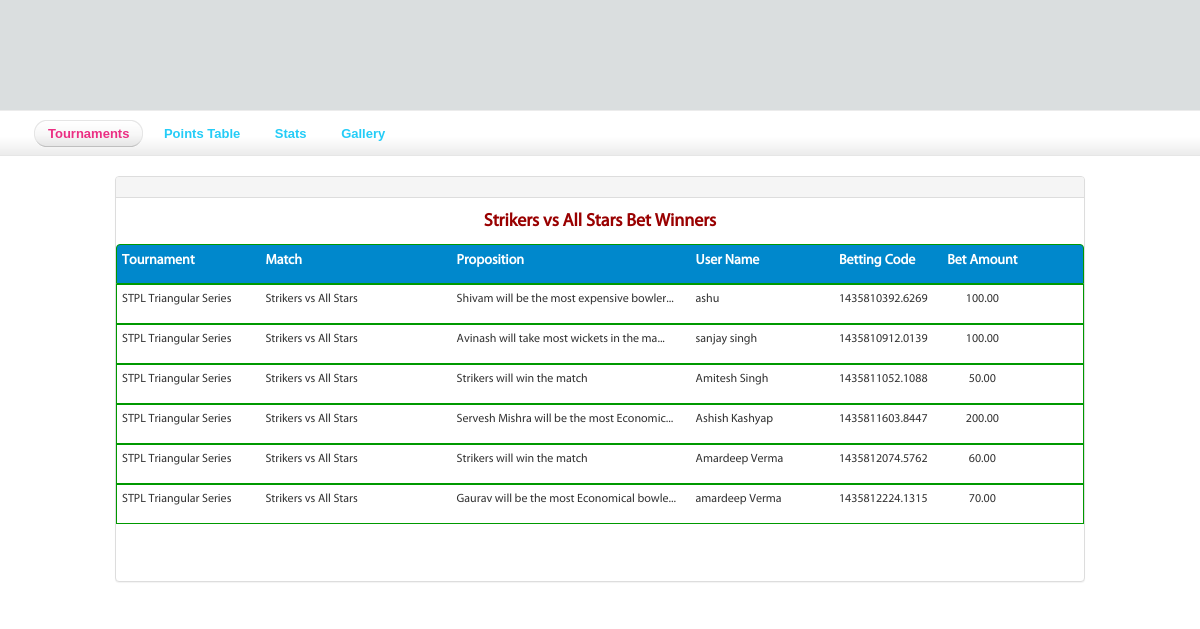
Screenshot of /index.php/propositions/viewResult with the database file from the repository.
### tables this page shows
CREATE TABLE `propositions` (
  `id` int(11) NOT NULL auto_increment,
  `tournament_id` int(11) NOT NULL,
  `match_id` int(11) NOT NULL,
  `tournament_name` varchar(255) NOT NULL,
  `match_name` varchar(255) NOT NULL,
  `proposition_title` varchar(255) NOT NULL,
  `status` int(1) NOT NULL,
  `created_at` datetime NOT NULL,
  `updated_at` datetime NOT NULL,
  PRIMARY KEY  (`id`)
);

CREATE TABLE `bet_result` (
  `id` int(11) NOT NULL auto_increment,
  `tournament_id` int(11) NOT NULL,
  `match_id` int(11) NOT NULL,
  `proposition_id` int(11) NOT NULL,
  `bet_id` int(11) NOT NULL,
  `bet_as` int(1) NOT NULL,
  `bet_result` int(1) NOT NULL,
  `status` int(1) NOT NULL,
  `created_at` datetime NOT NULL,
  `updated_at` datetime NOT NULL,
  PRIMARY KEY  (`id`)
);

CREATE TABLE `user_bets` (
  `id` int(11) NOT NULL auto_increment,
  `bet_id` int(11) NOT NULL,
  `user_name` varchar(255) NOT NULL,
  `bet_as` int(1) NOT NULL,
  `bet_amount` decimal(6,2) NOT NULL,
  `user_email` varchar(255) NOT NULL,
  `betting_code` varchar(255) NOT NULL,
  `status` int(1) NOT NULL,
  `created_at` datetime NOT NULL,
  `updated_as` datetime NOT NULL,
  PRIMARY KEY  (`id`)
);

### application/controllers/propositions.php (called while the page is built, shortened)
<?php
class Propositions extends CI_Controller
{
	public function __construct()
	{
		$this->load->model(array('login_model', 'common_model', 'users_model', 'template_model', 'opadmin_model', 'opsetting_model'));
        $this->load->library(array('session', 'form_validation'));
		$this->load->helper(array('form', 'url', 'captcha', 'common'));
	}
	function viewResult()
	{
		$result=$this->db->query("Select br.*, p.tournament_name, p.proposition_title, p.match_name, ub.user_name, ub.betting_code, ub.bet_amount from bet_result br
								  Left Join propositions p on p.id=br.proposition_id
								  Left join user_bets ub on ub.id=br.bet_id where br.tournament_id=1 and br.match_id=1 ")->result();
				$this->data['data']=$result;
				$this->load->view('header');
               	$this->load->view('viewResult',$this->data);
	}
}

### index.php (called while the page is built, shortened)
<?php
require_once BASEPATH.'core/CodeIgniter.php';
function displayText($str,$len,$stripTagFlag=false){
		if(!$stripTagFlag) $str = strip_tags($str);
		return (strlen($str)>$len ? substr($str,0,$len).'...' :$str);
	}

### application/views/viewResult.php (the view, shortened to what this page needs)
<div class="container">
	<div class="row" >
		<div class="col-md-10 col-md-offset-1" style="margin-left:0px; width:100%">
			<div class="panel panel-default">
				<div class="panel-heading">
                                </div>
				<div class="panel-body" style="padding:0px">
                                     <div class="adminAddWrap">
            	<div class="tablWrap">
    <form name="frm_view" id="frm_view" action="" method="post">
    <div style="text-align:center; font-weight:bold; font-size:18px; padding:10px; color:#990000"><?php echo $data[0]->match_name;?> Bet Winners</div>
        <div style="width: 100%; ">
            <div style="border-radius: 4px 4px 0px 0px; border:1px solid #009900; height: 40px; padding: 5px; background-color: #08C">
                <div style="width:15%;" class="lstRowHeader"><a href="" style="color:white;">Tournament</a> </div>
                <div style="width:20%;" class="lstRowHeader"><a href="" style="color:white;">Match</a> </div>
                <div style="width:25%;" class="lstRowHeader"><a href="" style="color:white;">Proposition</a></div>
                <div style="width:15%;" class="lstRowHeader"><a href="" style="color:white;">User Name</a></div>
                <div style="width:10%;" class="lstRowHeader"><a href="" style="color:white;">Betting Code</a></div>
                <div class="no-bgImage lstRowHeader" align="center" style="width:10%;">Bet Amount</div>
              </div>
              <?php
        if(count($data) >0)
        {
        ?>
       <?php
	  $limit = @$_REQUEST['per_page'];
		if($limit==''){
                    $i=1;
		}else{
                    $i=$limit+1;
		}
            foreach($data as $row){
           ?>
            <div style="border:1px solid #009900; min-height: 40px; padding: 5px; ">
                <div class="left" style="width:15%"><?php echo ($row->tournament_name?displayText($row->tournament_name, 30):'N/A')?></div>
                <div style="width:20%" class="left"><?php echo ($row->match_name?displayText($row->match_name, 30):'N/A') ?></div>
                <div class="left" style="width:25%"><?php echo ($row->proposition_title?displayText($row->proposition_title, 40):'N/A') ?></div>
                <div class="left" style="width:15%"><?php echo ($row->user_name?displayText($row->user_name, 30):'N/A') ?></div>
                <div class="left" style="width:10%"><?php echo $row->betting_code;?></div>
                <div class="left" style="width:10%; text-align: center"><?php echo ($row->bet_amount?displayText($row->bet_amount, 30):'N/A') ?>
            </div>
                </div>
              <?php $i++;}?>
              <?php }else{
            ?>
              <tr>
                <tr> <td colspan="6"> No Record Available.</td></tr>
              </tr>
              <?php
            }
            ?>
            </div>
          </form>
                </div>
                 	<?php if(count($data)>0){?>
                    <div class="paging">
                    </div>
                    <?php }?>
            </div>
                                 <br>
				</div>
			</div>
		</div>
	</div>
</div>

### application/views/header.php (shortened to what this page needs)
<!DOCTYPE html PUBLIC "-//W3C//DTD XHTML 1.0 Transitional//EN"    "http://www.w3.org/TR/xhtml1/DTD/xhtml1-transitional.dtd">
<html xmlns="http://www.w3.org/1999/xhtml" xml:lang="en" lang="en">
<link href="<?php echo base_url() ?>css/bootstrap.css" rel="stylesheet">
<link href="<?php echo base_url() ?>css/static.css" rel="stylesheet">
<link href="<?php echo base_url() ?>css/css3style.css" rel="stylesheet">
<link href="<?php echo base_url() ?>css/style.css" rel="stylesheet">
<link href="<?php echo base_url() ?>css/responsive.css" rel="stylesheet">
<link href="<?php echo base_url() ?>css/fonts.css" rel="stylesheet">
<link href="<?php echo base_url() ?>css/app.css" rel="stylesheet">
<link href="<?php echo base_url() ?>css/menu.css" rel="stylesheet">
</head><body>
<div class="mainWrapper" style="background-color:#fff;">
  <div class="header-wrap" style="background-color:#dadedf; padding:0px; height:110px;padding:0px;" >
    <div class="container">
      <header class="page_header" style="padding:0px">
        <div class="row-fluid">
          <div class="logoPane"><a href="<?php echo base_url() ?>" ></div>
          <div class="topNavRightCont">
            <div class="clear">
              <ul class="topNav">
              </ul>
            </div>
          </div>
        </div>
      </header>
    </div>
  </div>
<div id="menu">
    <ul class="menu">
        <li><a href="#" class="parent"><span>Tournaments</span></a>
        </li>
        <li><a href="#" class="parent"><span>Points Table</span></a>
        </li>
        <li><a href="#" class="parent"><span>Stats</span></a>
        </li>
       <li><a href="#" class="parent"><span>Gallery</span></a>
        </li>
    </ul>
</div>

### css/static.css (style rules this page uses)
body,div,dl,dt,dd,ul,ol,li,h1,h2,h3,h4,h5,h6,pre,form,fieldset,input,textarea,p,blockquote,th,td { margin:0; padding:0; font-size:12px; font-family: 'myriad_proregular'; }
body { background:#ebebeb; }
ol,ul { list-style:none; }
.left { float:left; }
.clear { clear:both; height:0px; }
.no-bgImage { background-image:none !important; }
article, aside, footer, header, hgroup, nav, section { display: block; }
html { font-size: 100%; -webkit-text-size-adjust: 100%; -ms-text-size-adjust: 100%; height: 100%; }
body { font-family: Arial, Helvetica, sans-serif; font-size: 14px; color: #666666; height: 100%; }
a { color: #2c539e; text-decoration: none; }

### css/style.css (style rules this page uses)
.mainWrapper { width: 100%; background-position: center top; background-repeat: repeat-x; }
.container { margin: 0 auto; max-width: 1000px; }
.header-wrap { width: 100%; background: #2b529c; }
.page_header { padding: 15px 0 15px 0; color: #bfbfbf; }
.row-fluid { width: 100%; *zoom:1; clear: both; }
.logoPane { float: left; width: 166px; padding: 10px 0 0px 0; }
ul.topNav { float: right; display: block; margin: 0; padding: 15px 0px 0 10px; }
.topNavRightCont { float: right; }
.left { float:left; }
.lstRowHeader { font-weight: bold; color:#fff; float:left; font-size: 14px; }

### css/responsive.css (style rules this page uses)
@media (min-width: 1200px) { .container { width: 1000px; } }

### css/menu.css (style rules this page uses)
#menu * { margin: 0px; padding: 0px; list-style-type: none; text-decoration: none; }
div#menu { position:relative; }
#menu ul.menu { white-space: nowrap; }
#menu ul.menu li { display: inline-block; height: 46px; position: relative; }
#menu ul.menu li a { padding-left: 14px; background-image: url("../images/item1.png"); background-repeat: no-repeat; background-position: left -1000px; display: inline-block; margin: 10px 2px; }
#menu ul.menu li a span { padding-right: 14px; padding-left: 0px; background-image: url("../images/item1.png"); background-repeat: no-repeat; background-position: right -1000px; display: inline-block; height: 27px; line-height: 27px; cursor: pointer; }
#menu ul.menu li.active a { background-position: left 0px; }
#menu ul.menu li.active a span { color: #EB2E83; background-position: right -27px; }
#menu { height: 46px; padding-left: 14px; background:transparent url(../images/bg.png) repeat-x; margin-bottom: 20px; z-index: 999; }
#menu span { color: #24CCF7; }
#menu ul.menu li a span { font-family: Arial; font-size: 13px; font-weight: 600; }
#menu ul.menu li { *zoom: 1; *display: inline; }
#menu ul.menu li a { *zoom: 1; *display: inline; }
#menu ul.menu li a span { *zoom: 1; *display: inline; }
#menu ul.menu li a { _background-image: url("../images/item.gif"); }
#menu ul.menu li a span { _background-image: url("../images/item.gif"); }

### rows the page displays
propositions: match_name "Strikers vs All Stars"
bet_result: proposition.tournament_name "STPL Triangular Series", proposition.match_name "Strikers vs All Stars", proposition.proposition_title "Shivam will be the most expensive bowler...", user_bets.user_name "ashu", user_bets.betting_code "1435810392.6269", user_bets.bet_amount "100.00"
bet_result: proposition.tournament_name "STPL Triangular Series", proposition.match_name "Strikers vs All Stars", proposition.proposition_title "Avinash will take most wickets in the ma...", user_bets.user_name "sanjay singh", user_bets.betting_code "1435810912.0139", user_bets.bet_amount "100.00"
bet_result: proposition.tournament_name "STPL Triangular Series", proposition.match_name "Strikers vs All Stars", proposition.proposition_title "Strikers will win the match", user_bets.user_name "Amitesh Singh", user_bets.betting_code "1435811052.1088", user_bets.bet_amount "50.00"
bet_result: proposition.tournament_name "STPL Triangular Series", proposition.match_name "Strikers vs All Stars", proposition.proposition_title "Servesh Mishra will be the most Economic...", user_bets.user_name "Ashish Kashyap", user_bets.betting_code "1435811603.8447", user_bets.bet_amount "200.00"
bet_result: proposition.tournament_name "STPL Triangular Series", proposition.match_name "Strikers vs All Stars", proposition.proposition_title "Strikers will win the match", user_bets.user_name "Amardeep Verma", user_bets.betting_code "1435812074.5762", user_bets.bet_amount "60.00"
bet_result: proposition.tournament_name "STPL Triangular Series", proposition.match_name "Strikers vs All Stars", proposition.proposition_title "Gaurav will be the most Economical bowle...", user_bets.user_name "amardeep Verma", user_bets.betting_code "1435812224.1315", user_bets.bet_amount "70.00"
